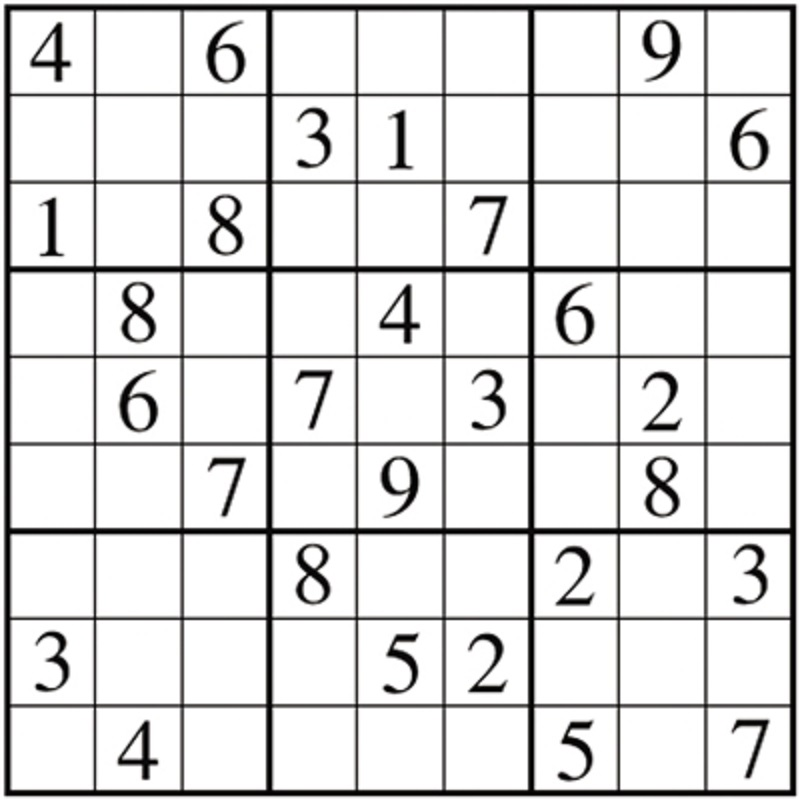
#> input picture examples/cv40examples-main/code/17求解数独图像/x.jpg, 800 x 800 px
$ python '例17.1.py'
#> lines starting #> are read from the running program, lines starting #| are printed output that depends on the picture; after the words box and inside, x2 and y2 are one past the last pixel; in counts of white or black regions, pixels touching at a corner belong together
#> further down, original is the input picture: shape (800, 800, 3); mean B, G, R 222.3, 222.4, 222.6
# -*- coding: utf-8 -*-

"""
@author: 李立宗  lilizong@gmail.com
微信公众号：计算机视觉之光（微信号cvlight）
计算机视觉40个经典案例——从入门到深度学习（python+OpenCV）（待定名称）
李立宗 著     电子工业出版社
"""

import cv2


def location(img):
    gray = cv2.cvtColor(img,cv2.COLOR_BGR2GRAY)     #灰度化
    ret,thresh = cv2.threshold(gray,200,255,1)      #阈值处理
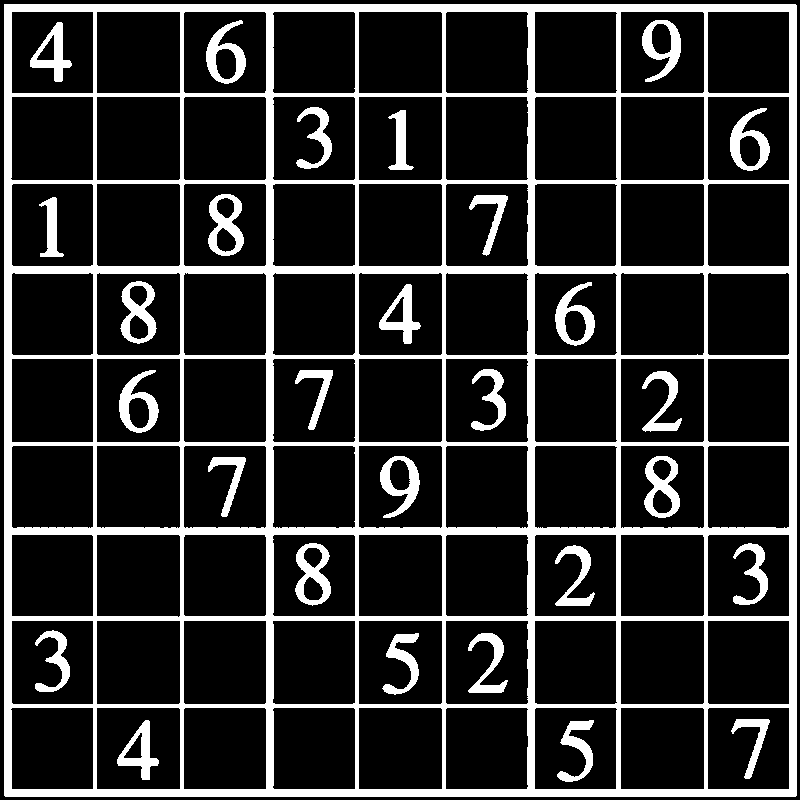
#> thresh: shape (800, 800); 17.5% white; 29 white regions, largest, box (x1, y1, x2, y2) and area: (4, 4, 797, 797) 86844, (208, 194, 244, 256) 1109, (295, 543, 331, 606) 1106
    kernel = cv2.getStructuringElement(cv2.MORPH_CROSS,(5, 5))      #核结构
    dilated = cv2.dilate(thresh,kernel)             #膨胀
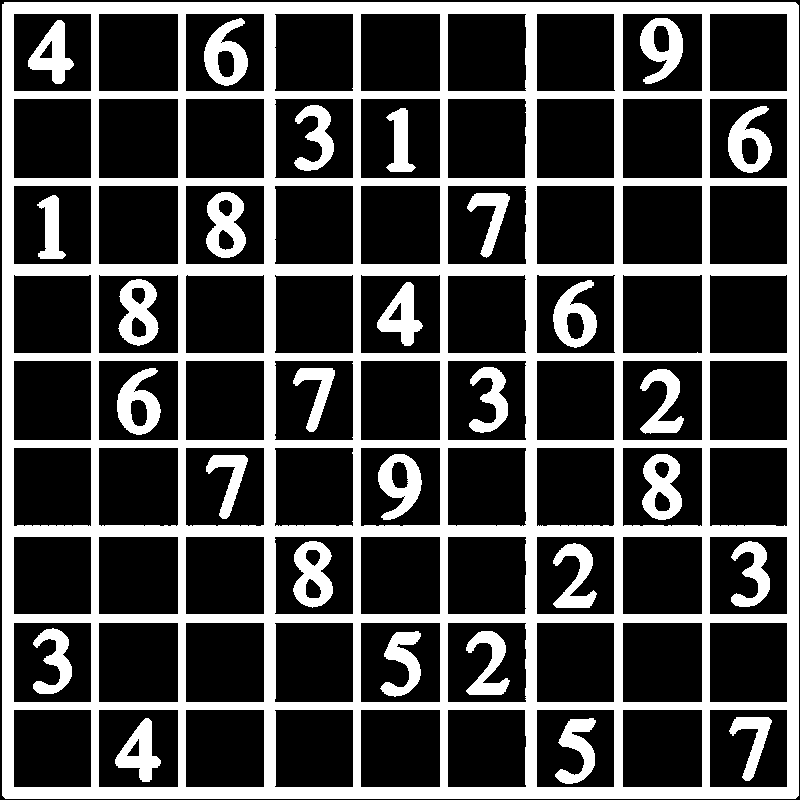
#> dilated: shape (800, 800); 28.6% white; 29 white regions
    # 获取轮廓
    mode = cv2.RETR_TREE   #轮廓检测模式
    method = cv2.CHAIN_APPROX_SIMPLE #轮廓近似方法
    contours, hierarchy = cv2.findContours(dilated,mode,method)   #提取轮廓
#> contours = 132 contours, 5 with area under 20; largest, box (x1, y1, x2, y2) and area: (2, 2, 799, 799) 633599, (622, 622, 703, 703) 6398, (360, 622, 441, 703) 6398, (98, 622, 179, 703) 6398, (622, 360, 703, 441) 6398
    #　------------   提取小单元格（9*9=81个）  ---------------
    boxHierarchy = []   #小单元格的hierarchy信息
    imgBox=img.copy()   #用于显示每一个单元格的轮廓
    for i in range(len(hierarchy[0])):      #针对外轮廓
        if hierarchy[0][i][3] == 0:         #判断：父轮廓是外轮廓的对象（小单元格）
            boxHierarchy.append(hierarchy[0][i])   #将该符合条件轮廓的hierarchy放入boxHierarchy
            imgBox=cv2.drawContours(imgBox.copy(),contours,i,(0,0,255)) #绘制单元格轮廓
#> this loop made 132 passes
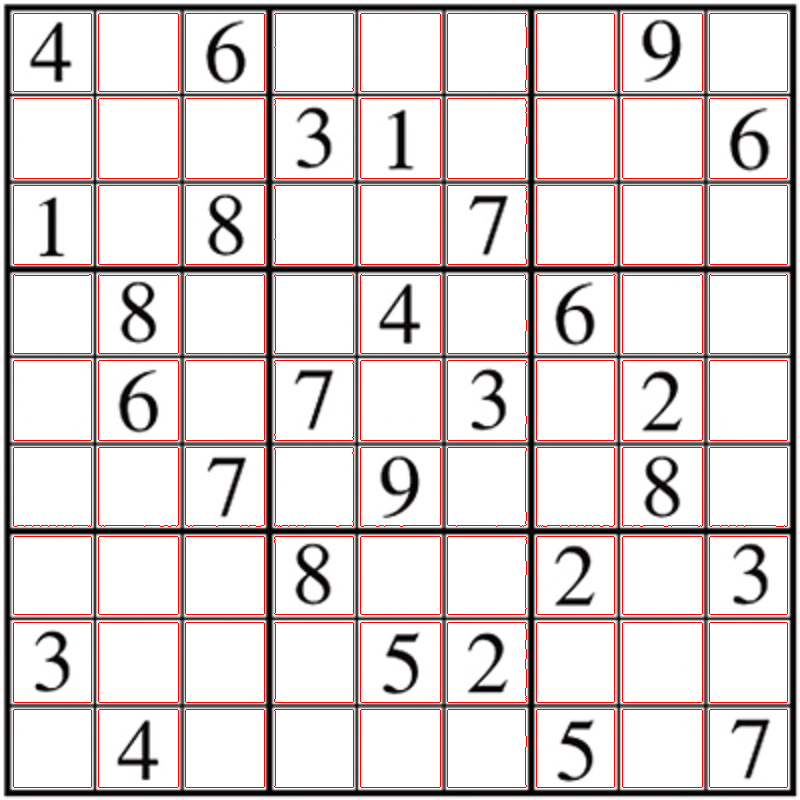
#> imgBox: shape (800, 800, 3); mean B, G, R 212.4, 212.5, 222.8
#> after the loop, boxHierarchy = 81 items, first 6: [3, -1, 2, 0], [4, 1, -1, 0], [6, 3, 5, 0], [7, 4, -1, 0], [8, 6, -1, 0], [9, 7, -1, 0]
    cv2.imshow("boxes", imgBox)          #显示每一个小单元格的轮廓，测试用
    #　-------------  提取数字边框（定位数字） -----------------
    numberBoxes=[]   #所有数字的轮廓
    imgNum=img.copy()   #用于显示数字轮廓
    for j in range(len(boxHierarchy)):
        if boxHierarchy[j][2] != -1:  #符合条件的是包含数字的小方格
            numberBox=contours[boxHierarchy[j][2]]   #小单元内数字轮廓
            numberBoxes.append(numberBox)
            x,y,w,h = cv2.boundingRect(numberBox)   #矩形包围框
            # 绘制矩形边框
            imgNum = cv2.rectangle(imgNum.copy(),(x-1,y-1),(x+w+1,y+h+1),(0,0,255),2)
#> this loop made 81 passes
#> (x, y, w, h) on passes 1, 3, 8, 13, 14, 18, 19, 21, 24, 29, 32, 34: (729, 717, 43, 64), (555, 718, 41, 66), (115, 718, 46, 64), (466, 631, 44, 64), (380, 631, 41, 66), (33, 628, 39, 66), (731, 541, 39, 66), (553, 543, 44, 65), (293, 541, 40, 67), (642, 454, 40, 66), (378, 454, 44, 66), (206, 455, 42, 64)
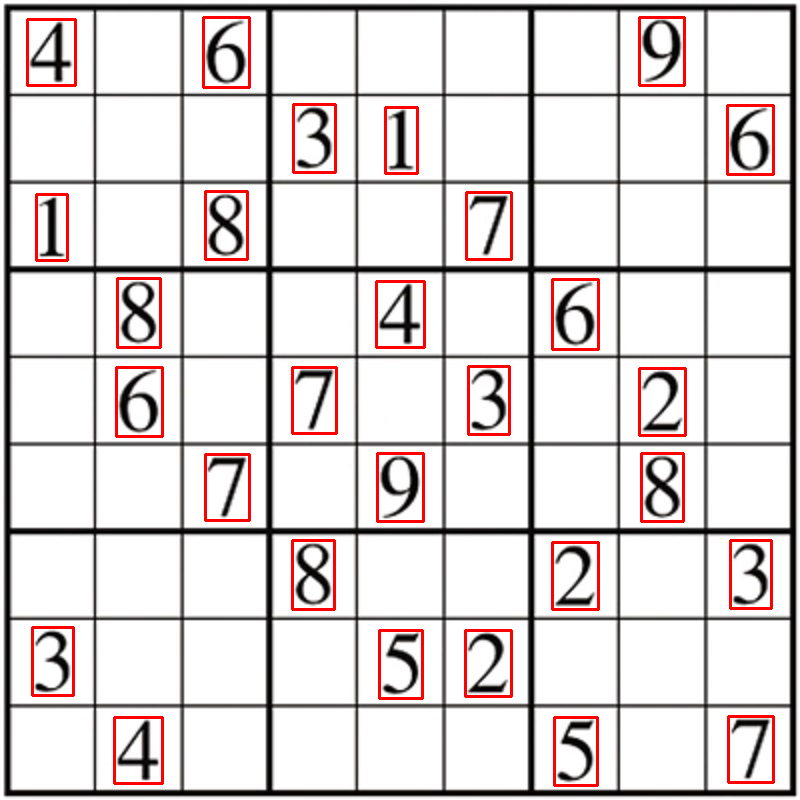
#> imgNum: shape (800, 800, 3); mean B, G, R 214.9, 215.1, 222.6
#> after the loop, numberBoxes = 28 contours; largest, box (x1, y1, x2, y2) and area: (206, 192, 246, 258) 1939, (293, 541, 333, 608) 1935, (642, 454, 682, 520) 1934, (118, 279, 159, 346) 1930, (204, 18, 248, 86) 1845
    cv2.imshow("imgNum", imgNum)          #数字轮廓
    return contours , numberBoxes   #返回所有轮廓、数字轮廓
#==================主程序=====================
original = cv2.imread('x.jpg')
cv2.imshow("original",original)
contours , numberBoxes = location(original)
cv2.waitKey()
cv2.destroyAllWindows()
